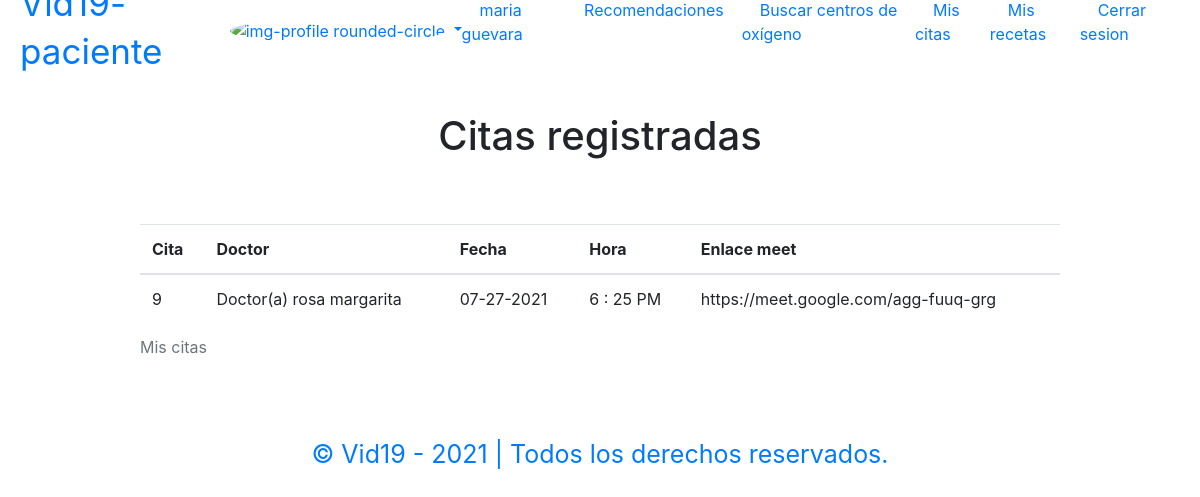
/paciente/misCitas.php (signed in), run on the app's committed database.
### tables this page shows
CREATE TABLE `files` (
  `id` int(11) NOT NULL,
  `paciente` varchar(200) DEFAULT NULL,
  `number` varchar(50) NOT NULL,
  `email` varchar(100) NOT NULL,
  `sintomas` varchar(500) NOT NULL,
  `saturacion` varchar(10) NOT NULL,
  `doctor` varchar(500) DEFAULT NULL,
  `fecha` text DEFAULT NULL,
  `hora` text DEFAULT NULL
);

### paciente/misCitas.php (the view, shortened to what this page needs)
<?php
if(!isset($_SESSION['user_id'])){
    header('Location: ../index.html');
    exit;
} else {
    $user = $_SESSION['user'];
    $role = $_SESSION['user_rol'];
    $photo = $_SESSION['photo'];
}
?>
<!DOCTYPE html>
<html class="no-js" lang="zxx">
    <head>
        <link rel="stylesheet" href="../css/styles.css">
        <link rel="stylesheet" href="https://stackpath.bootstrapcdn.com/bootstrap/4.5.2/css/bootstrap.min.css">
    </head>
    <body>
    <header id="header">
        <nav class="menu">
        <div class="logo-box">
        <h1><a href="index.php">Vid19-<?php echo $role?></a></h1>
        </div>
        <a class="nav-link dropdown-toggle" href="#" id="userDropdown" role="button" data-toggle="dropdown" aria-haspopup="true" aria-expanded="false">
                    <img class="img-profile rounded-circle" src= <?php echo $photo?> height="50" alt="img-profile rounded-circle">
        </a>
        <div class="list-container">
            <ul class="lists">
                <li><a href="index.php" class="activo"><?php echo $user?></a></li>
                <li><a href="recomendaciones.php">Recomendaciones</a></li>
                <li><a href="locales.php">Buscar centros de oxígeno</a></li>
                <li><a href="misCitas.php">Mis citas</a></li>
                <li><a href="misRecetas.php">Mis recetas</a></li>
                <li><a href="../php/cerrar_login_usuario.php">Cerrar sesion</a></li>
            </ul>
        </div>
        </nav>
    </header>
    <?php
        include_once '../php/config.php';
        $consulta = "SELECT * FROM files";
        $resultado = $connection->prepare($consulta);
        $resultado->execute();
        $data=$resultado->fetchAll(PDO::FETCH_ASSOC);
    ?>
    <br> <br>
    <br> <br>
    <div class="container">
            <div class="row justify-content-md-center">
                <div class="col-md-auto">
                    <h1>Citas registradas</h1>
                </div>
            </div>
            <div class="row justify-content-md-center">
                <div class="col-10">
                    <table class="table mt-2">
                        <caption>Mis citas</caption>
                        <br> <br>
                        <thead>
                            <tr>
                                <th scope="col">Cita</th>
                                <th scope="col">Doctor</th>
                                <th scope="col">Fecha</th>
                                <th scope="col">Hora</th>
                                <th scope="col">Enlace meet</th>
                            </tr>
                        </thead>
                        <tbody>
                            <?php
                                    foreach($data as $dat) {
                                        if($dat['paciente'] == $user){?>
                                <tr>
                                    <td><?php echo $dat['id'] ?></td>
                                    <td><?php echo $dat['doctor'] ?></td>
                                    <td><?php echo $dat['fecha'] ?></td>
                                    <td><?php echo $dat['hora'] ?></td>
                                    <td><?php echo $dat['sintomas'] ?></td>
                                </tr>
                            <?php }
                                }
                            ?>
                        </tbody>
                    </table>
                </div>
            </div>
    </div>
    <br> <br>
    <main>
        <div class="footer-text">
        <p>&copy; Vid19 - 2021 | Todos los derechos reservados.</p>
        </div>
    </main>
    </body>
</html>

### css/styles.css (style rules this page uses)
:root { --blue:#2c8096; --white:#ffffff; --ga: #0033a0; --title:35px; --text:19px; }
* { margin:0; padding: 0; box-sizing: border-box; }
body { background: #ffff; overflow-x: hidden; font-family: 'Roboto Condensed', sans-serif; }
#header { position: relative; width: 100%; }
.menu { position: fixed; top:0; left: 0; width: 100%; height: 60px; background: #fff; display: flex; justify-content: space-between; align-items: center; z-index: 9999; }
.menu .logo-box { margin-left: 20px; }
.menu .logo-box h1 a { text-decoration: none; font-size: var(--title); font-weight: 400; color:var(--blue); }
.menu .list-container { margin-right: 20px; }
.menu .list-container ul { display: flex; }
.menu .list-container ul li { list-style: none; }
.menu .list-container ul li a { text-decoration: none; margin: 0px 10px; padding:8px; color: var(--blue); border-radius: 24px; transition: 0.3s; font-size: 16px; }
.footer-text p { font-size: 25px; margin-top: 1px; margin-bottom: 1px; text-align: center; color: var(--blue); }

### data on the page
files: id "9", doctor "Doctor(a) rosa margarita", fecha "07-27-2021", hora "6 : 25 PM", sintomas "https://meet.google.com/agg-fuuq-grg"

### other printed values
$role "paciente"
$user "maria guevara"
